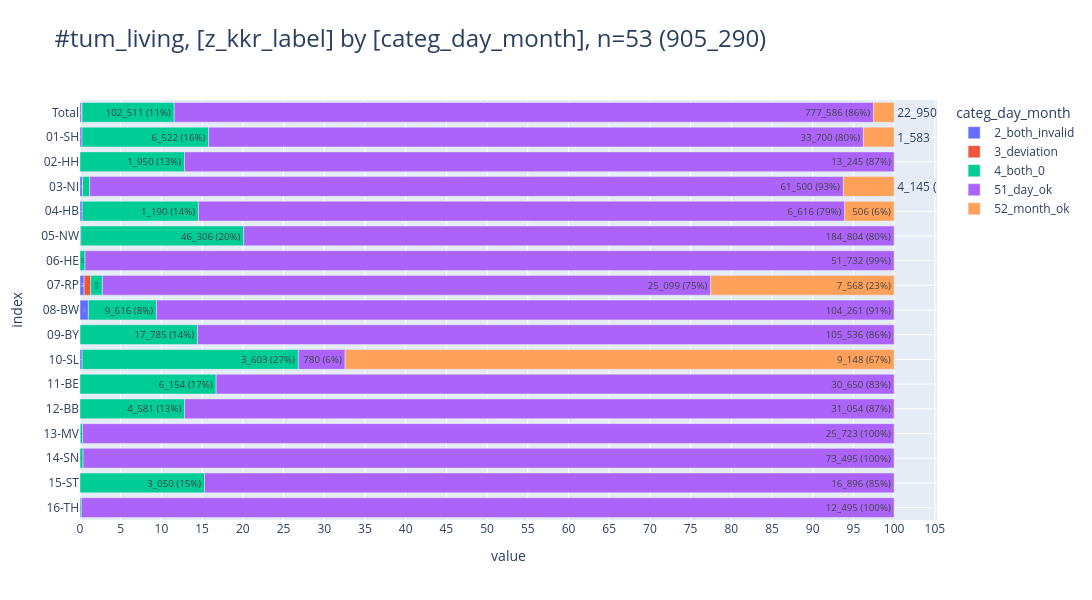

The notebook cell saved with this chart:
### Code cell
pls.plot_stacked_bars(
    db_vital.project("z_kkr_label,categ_day_month").to_df(),
    relative=True,
    show_total=True,
    orientation="h",
    show_pct_bar=True,
    caption="tum_living",
    height=600,
    width=1600,
)
tbl.pivot_df(db_vital.project("z_kkr_label,categ_day_month").to_df())

### Figure 1 — Plotly figure (JSON) as saved in the notebook; plotly's stock layout.template omitted (floating-point values rounded to 4 significant figures)
{"data": [{"hovertemplate": "col=2_both_invalid<br>value=%{x}<br>index=%{y}<br>cnt_pct_bar_str=%{text}<extra></extra>", "legendgroup": "2_both_invalid", "marker": {"color": "#636EFA", "pattern": {"shape": ""}}, "name": "2_both_invalid", "orientation": "h", "showlegend": true, "text": ["1_961", "103", "199", "22", "231", "171", "1_186", "5", "35", "9"], "textposition": "auto", "type": "bar", "x": [1961, 103, 199, 22, 231, 171, 1186, 5, 35, 9], "xaxis": "x", "y": [" Total", "01-SH", "03-NI", "04-HB", "05-NW", "07-RP", "08-BW", "09-BY", "10-SL", "13-MV"], "yaxis": "y"}, {"hovertemplate": "col=3_deviation<br>value=%{x}<br>index=%{y}<br>cnt_pct_bar_str=%{text}<extra></extra>", "legendgroup": "3_deviation", "marker": {"color": "#EF553B", "pattern": {"shape": ""}}, "name": "3_deviation", "orientation": "h", "showlegend": true, "text": ["282", "10", "272"], "textposition": "auto", "type": "bar", "x": [282, 10, 272], "xaxis": "x", "y": [" Total", "03-NI", "07-RP"], "yaxis": "y"}, {"hovertemplate": "col=4_both_0<br>value=%{x}<br>index=%{y}<br>cnt_pct_bar_str=%{text}<extra></extra>", "legendgroup": "4_both_0", "marker": {"color": "#00CC96", "pattern": {"shape": ""}}, "name": "4_both_0", "orientation": "h", "showlegend": true, "text": ["102_511 (11%)", "6_522 (16%)", "1_950 (13%)", "585", "1_190 (14%)", "46_306 (20%)", "321", "479", "9_616 (8%)", "17_785 (14%)", "3_603 (27%)", "6_154 (17%)", "4_581 (13%)", "74", "276", "3_050 (15%)", "19"], "textposition": "auto", "type": "bar", "x": [102511, 6522, 1950, 585, 1190, 46306, 321, 479, 9616, 17785, 3603, 6154, 4581, 74, 276, 3050, 19], "xaxis": "x", "y": [" Total", "01-SH", "02-HH", "03-NI", "04-HB", "05-NW", "06-HE", "07-RP", "08-BW", "09-BY", "10-SL", "11-BE", "12-BB", "13-MV", "14-SN", "15-ST", "16-TH"], "yaxis": "y"}, {"hovertemplate": "col=51_day_ok<br>value=%{x}<br>index=%{y}<br>cnt_pct_bar_str=%{text}<extra></extra>", "legendgroup": "51_day_ok", "marker": {"color": "#AB63FA", "pattern": {"shape": ""}}, "name": "51_day_ok", "orientation": "h", "showlegend": true, "text": ["777_586 (86%)", "33_700 (80%)", "13_245 (87%)", "61_500 (93%)", "6_616 (79%)", "184_804 (80%)", "51_732 (99%)", "25_099 (75%)", "104_261 (91%)", "105_536 (86%)", "780 (6%)", "30_650 (83%)", "31_054 (87%)", "25_723 (100%)", "73_495 (100%)", "16_896 (85%)", "12_495 (100%)"], "textposition": "auto", "type": "bar", "x": [777586, 33700, 13245, 61500, 6616, 184804, 51732, 25099, 104261, 105536, 780, 30650, 31054, 25723, 73495, 16896, 12495], "xaxis": "x", "y": [" Total", "01-SH", "02-HH", "03-NI", "04-HB", "05-NW", "06-HE", "07-RP", "08-BW", "09-BY", "10-SL", "11-BE", "12-BB", "13-MV", "14-SN", "15-ST", "16-TH"], "yaxis": "y"}, {"hovertemplate": "col=52_month_ok<br>value=%{x}<br>index=%{y}<br>cnt_pct_bar_str=%{text}<extra></extra>", "legendgroup": "52_month_ok", "marker": {"color": "#FFA15A", "pattern": {"shape": ""}}, "name": "52_month_ok", "orientation": "h", "showlegend": true, "text": ["22_950", "1_583", "4_145 (6%)", "506 (6%)", "7_568 (23%)", "9_148 (67%)"], "textposition": "auto", "type": "bar", "x": [22950, 1583, 4145, 506, 7568, 9148], "xaxis": "x", "y": [" Total", "01-SH", "03-NI", "04-HB", "07-RP", "10-SL"], "yaxis": "y"}], "layout": {"barmode": "relative", "barnorm": "percent", "height": 600, "legend": {"title": {"text": "categ_day_month"}, "tracegroupgap": 0, "traceorder": "normal"}, "title": {"font": {"size": 24}, "text": "#tum_living, [z_kkr_label] by [categ_day_month], n=53 (905_290)", "xanchor": "left", "y": 0.95, "yanchor": "top"}, "width": 1600, "xaxis": {"anchor": "y", "domain": [0, 1], "dtick": 5, "gridwidth": 1, "showgrid": true, "title": {"text": "value"}}, "yaxis": {"anchor": "x", "categoryarray": ["16-TH", "15-ST", "14-SN", "13-MV", "12-BB", "11-BE", "10-SL", "09-BY", "08-BW", "07-RP", "06-HE", "05-NW", "04-HB", "03-NI", "02-HH", "01-SH", " Total"], "categoryorder": "array", "domain": [0, 1], "gridwidth": 1, "showgrid": true, "title": {"text": "index"}}}}
